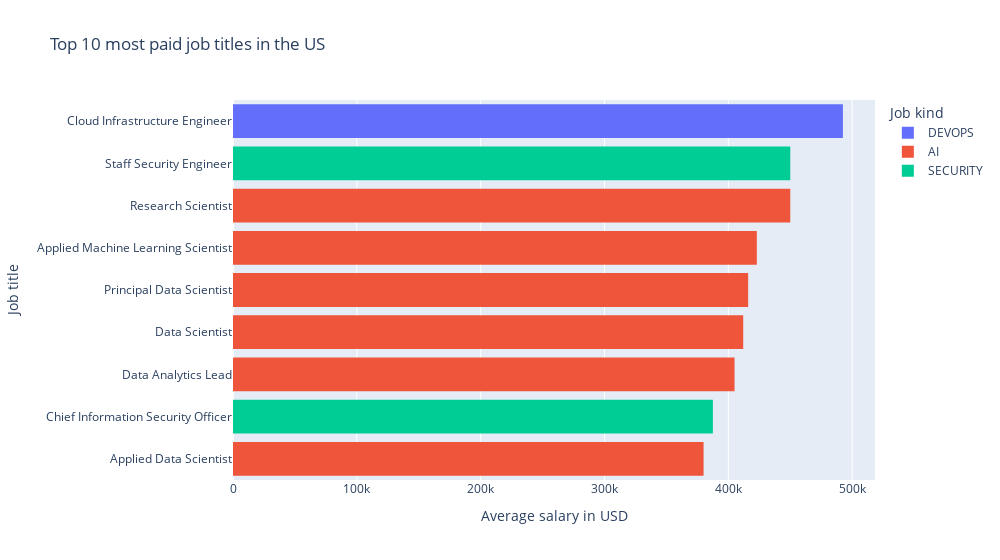

Notebook code cell kept with this figure:
### Markdown cell above
## Top 10 most paid job titles in the US

In the following bar chart, we can see the top 10 most paid job title in the US, with the average salary for each job title.

We can see that the top 3 most paid job titles are:

1. **Cloud Infrastructure Engineer** - *around 500k, 01.11.2022*
2. **Staff Security Engineer** - *around 450k, 01.11.2022*
3. **Research scientist** - *around 450K, 01.11.2022*

> Note: This data cannot be considered as accurate, since the amount of data for each job title is really low. This kinds of jobs are very elitist and are not very common thus not permitting precise results.

### Code cell
USData = df.loc[df["company_location"] == "US"].sort_values(by="salary_in_usd", ascending=False).head(11)

# Average salary per job title per job kind
fig = px.histogram(USData, x="salary_in_usd", y="job_title", color="dataset_type", title="Top 10 most paid job titles in the US", histfunc="avg")
fig.update_yaxes(type='category', categoryorder='mean ascending', title="Job title")
fig.update_xaxes(title="Average salary in USD")
fig.update_layout(legend_title_text='Job kind', width=1000)
fig.show()

### Figure 1 — Plotly figure (JSON) as saved in the notebook; plotly's stock layout.template omitted (floating-point values rounded to 4 significant figures)
{"data": [{"alignmentgroup": "True", "bingroup": "y", "histfunc": "avg", "hovertemplate": "dataset_type=DEVOPS<br>avg of salary_in_usd=%{x}<br>job_title=%{y}<extra></extra>", "legendgroup": "DEVOPS", "marker": {"color": "#636efa", "pattern": {"shape": ""}}, "name": "DEVOPS", "offsetgroup": "DEVOPS", "orientation": "h", "showlegend": true, "type": "histogram", "x": [550000, 435000], "xaxis": "x", "y": ["Cloud Infrastructure Engineer", "Cloud Infrastructure Engineer"], "yaxis": "y"}, {"alignmentgroup": "True", "bingroup": "y", "histfunc": "avg", "hovertemplate": "dataset_type=AI<br>avg of salary_in_usd=%{x}<br>job_title=%{y}<extra></extra>", "legendgroup": "AI", "marker": {"color": "#EF553B", "pattern": {"shape": ""}}, "name": "AI", "offsetgroup": "AI", "orientation": "h", "showlegend": true, "type": "histogram", "x": [450000, 423000, 416000, 412000, 405000, 380000], "xaxis": "x", "y": ["Research Scientist", "Applied Machine Learning Scientist", "Principal Data Scientist", "Data Scientist", "Data Analytics Lead", "Applied Data Scientist"], "yaxis": "y"}, {"alignmentgroup": "True", "bingroup": "y", "histfunc": "avg", "hovertemplate": "dataset_type=SECURITY<br>avg of salary_in_usd=%{x}<br>job_title=%{y}<extra></extra>", "legendgroup": "SECURITY", "marker": {"color": "#00cc96", "pattern": {"shape": ""}}, "name": "SECURITY", "offsetgroup": "SECURITY", "orientation": "h", "showlegend": true, "type": "histogram", "x": [450000, 400000, 375000], "xaxis": "x", "y": ["Staff Security Engineer", "Chief Information Security Officer", "Chief Information Security Officer"], "yaxis": "y"}], "layout": {"barmode": "relative", "legend": {"title": {"text": "Job kind"}, "tracegroupgap": 0}, "title": {"text": "Top 10 most paid job titles in the US"}, "width": 1000, "xaxis": {"anchor": "y", "domain": [0, 1], "title": {"text": "Average salary in USD"}}, "yaxis": {"anchor": "x", "categoryorder": "mean ascending", "domain": [0, 1], "title": {"text": "Job title"}, "type": "category"}}}
